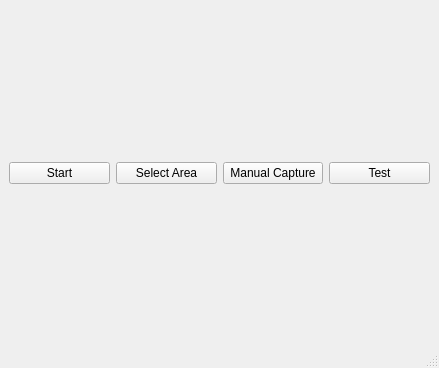
<?xml version="1.0" encoding="UTF-8"?>
<ui version="4.0">
 <class>JVBotClientUI</class>
 <widget class="QMainWindow" name="JVBotClientUI">
  <property name="geometry">
   <rect>
    <x>0</x>
    <y>0</y>
    <width>439</width>
    <height>368</height>
   </rect>
  </property>
  <property name="windowTitle">
   <string>JVBotClientUI</string>
  </property>
  <widget class="QWidget" name="centralwidget">
   <layout class="QGridLayout" name="gridLayout">
    <item row="0" column="0">
     <widget class="QPushButton" name="pStart">
      <property name="text">
       <string>Start</string>
      </property>
     </widget>
    </item>
    <item row="0" column="1">
     <widget class="QPushButton" name="pSelectArea">
      <property name="text">
       <string>Select Area</string>
      </property>
     </widget>
    </item>
    <item row="0" column="2">
     <widget class="QPushButton" name="pManualCapture">
      <property name="text">
       <string>Manual Capture</string>
      </property>
     </widget>
    </item>
    <item row="0" column="3">
     <widget class="QPushButton" name="pButtonTest">
      <property name="text">
       <string>Test</string>
      </property>
     </widget>
    </item>
    <item row="1" column="0" colspan="4">
     <layout class="QGridLayout" name="pGridLayout"/>
    </item>
   </layout>
  </widget>
  <widget class="QMenuBar" name="menubar">
   <property name="geometry">
    <rect>
     <x>0</x>
     <y>0</y>
     <width>439</width>
     <height>25</height>
    </rect>
   </property>
  </widget>
  <widget class="QStatusBar" name="statusbar"/>
 </widget>
 <resources/>
 <connections/>
</ui>
